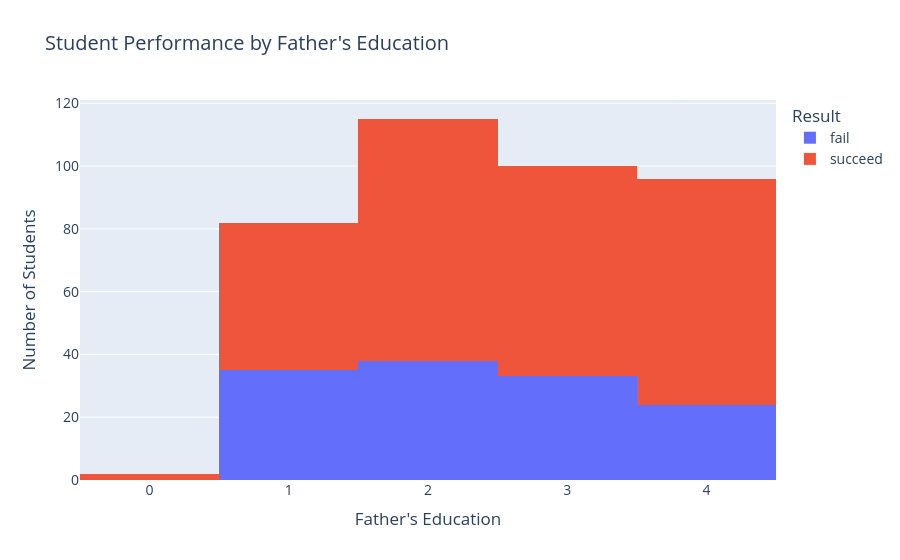

Notebook cell for this chart:
### Code cell
plot_student_performance_by_feature( df, "Fedu", "Student Performance by Father's Education", "Father's Education")

### Figure 1 — Plotly figure (JSON) as saved in the notebook; plotly's stock layout.template omitted (floating-point values rounded to 4 significant figures; data arrays with more than 128 entries replaced by an {"elided": "..."} marker saying what was removed)
{"data": [{"alignmentgroup": "True", "bingroup": "x", "hovertemplate": "Result=fail<br>Father's Education=%{x}<br>count=%{y}<extra></extra>", "legendgroup": "fail", "marker": {"color": "#636efa", "pattern": {"shape": ""}}, "name": "fail", "offsetgroup": "fail", "orientation": "v", "showlegend": true, "type": "histogram", "x": {"elided": "130 int values"}, "xaxis": "x", "yaxis": "y"}, {"alignmentgroup": "True", "bingroup": "x", "hovertemplate": "Result=succeed<br>Father's Education=%{x}<br>count=%{y}<extra></extra>", "legendgroup": "succeed", "marker": {"color": "#EF553B", "pattern": {"shape": ""}}, "name": "succeed", "offsetgroup": "succeed", "orientation": "v", "showlegend": true, "type": "histogram", "x": {"elided": "265 int values"}, "xaxis": "x", "yaxis": "y"}], "layout": {"barmode": "stack", "font": {"size": 14}, "legend": {"title": {"text": "Result"}, "tracegroupgap": 0}, "title": {"text": "Student Performance by Father's Education"}, "xaxis": {"anchor": "y", "domain": [0, 1], "title": {"text": "Father's Education"}}, "yaxis": {"anchor": "x", "domain": [0, 1], "title": {"text": "Number of Students"}}}}
